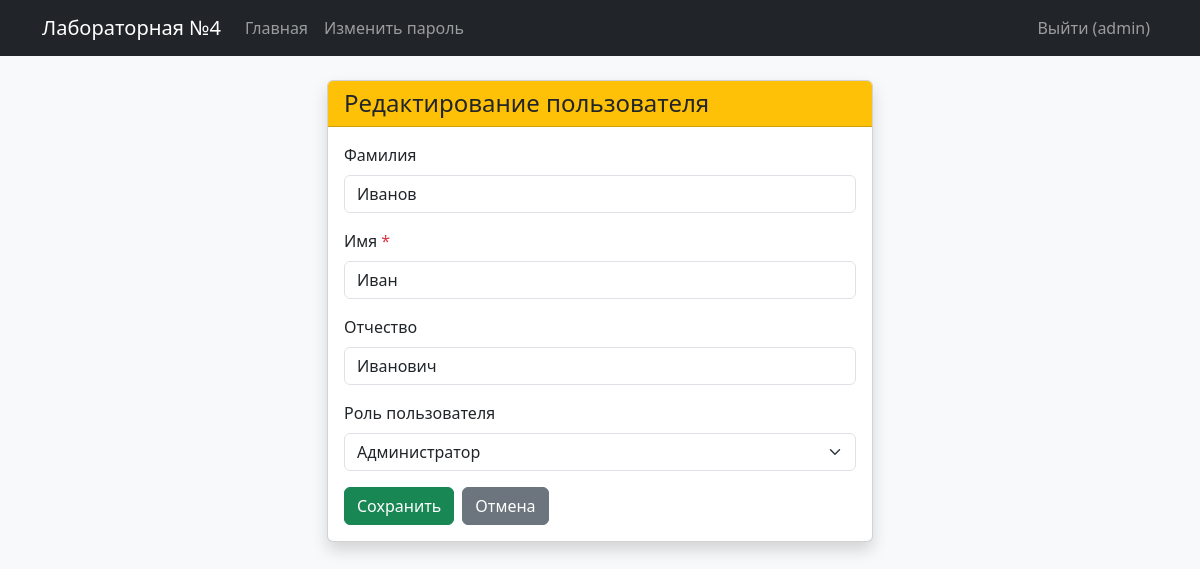
Screenshot of /users/1/edit (signed in) with the database file from the repository.
### tables this page shows
CREATE TABLE users (
    id INTEGER PRIMARY KEY AUTOINCREMENT,
    login TEXT NOT NULL UNIQUE,
    password_hash TEXT NOT NULL,
    last_name TEXT,
    first_name TEXT NOT NULL,
    middle_name TEXT,
    role_id INTEGER,
    created_at TIMESTAMP DEFAULT CURRENT_TIMESTAMP,
    FOREIGN KEY (role_id) REFERENCES roles(id) ON DELETE SET NULL
);

### app.py (the view, shortened to what this page needs)
@app.route('/users/<int:user_id>/edit', methods=['GET', 'POST'])
@login_required
def edit_user(user_id):
    conn = get_db_conn()
    user_row = conn.execute('SELECT * FROM users WHERE id = ?', (user_id,)).fetchone()
    roles = conn.execute('SELECT id, name FROM roles').fetchall()
    if not user_row:
        conn.close()
        flash('Пользователь не найден.', 'danger')
        return redirect(url_for('index'))
    errors = {}
    form_data = {
        'last_name': user_row['last_name'] or '',
        'first_name': user_row['first_name'] or '',
        'middle_name': user_row['middle_name'] or '',
        'role_id': str(user_row['role_id']) if user_row['role_id'] else ''
    }
    conn.close()
    return render_template('edit.html', roles=roles, errors=errors, form_data=form_data, user_id=user_id)

### app.py (called while the page is built)
def get_db_conn():
    conn = sqlite3.connect(app.config['DATABASE'])
    conn.row_factory = sqlite3.Row
    return conn

@login_manager.user_loader
def load_user(user_id):
    conn = get_db_conn()
    res = conn.execute('SELECT id, login, role_id FROM users WHERE id = ?', (user_id,)).fetchone()
    conn.close()
    if res:
        return User(res['id'], res['login'], res['role_id'])
    return None

### templates/edit.html
{% extends "base.html" %}
{% from "macros.html" import render_user_form %}
{% block content %}
<div class="row justify-content-center">
    <div class="col-md-6">
        <div class="card shadow">
            <div class="card-header bg-warning text-dark">
                <h4 class="mb-0">Редактирование пользователя</h4>
            </div>
            <div class="card-body">
                <form method="POST" action="{{ url_for('edit_user', user_id=user_id) }}">
                    {{ render_user_form(roles, errors, form_data, is_edit=True) }}
                </form>
            </div>
        </div>
    </div>
</div>
{% endblock %}

### templates/base.html (shortened to what this page needs)
<!DOCTYPE html>
<html lang="ru">
<head>
    <link href="https://cdn.jsdelivr.net/npm/bootstrap@5.3.0/dist/css/bootstrap.min.css" rel="stylesheet">
</head>
<body class="bg-light">
    <nav class="navbar navbar-expand-lg navbar-dark bg-dark mb-4">
        <div class="container">
            <a class="navbar-brand" href="{{ url_for('index') }}">Лабораторная №4</a>
            <div class="collapse navbar-collapse" id="navbarNav">
                <ul class="navbar-nav me-auto">
                    <li class="nav-item">
                        <a class="nav-link {{ 'active' if request.endpoint == 'index' }}"
                           href="{{ url_for('index') }}">Главная</a>
                    </li>
                    {% if current_user.is_authenticated %}
                    <li class="nav-item">
                        <a class="nav-link {{ 'active' if request.endpoint == 'change_password' }}"
                           href="{{ url_for('change_password') }}">Изменить пароль</a>
                    </li>
                    {% endif %}
                </ul>
                <ul class="navbar-nav">
                    {% if current_user.is_authenticated %}
                    <li class="nav-item">
                        <a class="nav-link" href="{{ url_for('logout') }}">Выйти ({{ current_user.login }})</a>
                    </li>
                    {% else %}
                    <li class="nav-item">
                        <a class="nav-link {{ 'active' if request.endpoint == 'login' }}"
                           href="{{ url_for('login') }}">Войти</a>
                    </li>
                    {% endif %}
                </ul>
            </div>
        </div>
    </nav>
    <div class="container">
        {% block content %}{% endblock %}
    </div>
</body>
</html>

### templates/macros.html (shortened to what this page needs)
{% macro render_user_form(roles, errors, form_data, is_edit=False) %}
    <div class="mb-3">
        <label class="form-label">Фамилия</label>
        <input type="text" name="last_name" class="form-control {{ 'is-invalid' if errors.get('last_name') }}"
               value="{{ form_data.get('last_name', '') }}">
    </div>
    <div class="mb-3">
        <label class="form-label">Имя <span class="text-danger">*</span></label>
        <input type="text" name="first_name" class="form-control {{ 'is-invalid' if errors.get('first_name') }}"
               value="{{ form_data.get('first_name', '') }}">
    </div>
    <div class="mb-3">
        <label class="form-label">Отчество</label>
        <input type="text" name="middle_name" class="form-control {{ 'is-invalid' if errors.get('middle_name') }}"
               value="{{ form_data.get('middle_name', '') }}">
    </div>
    <div class="mb-3">
        <label class="form-label">Роль пользователя</label>
        <select name="role_id" class="form-select {{ 'is-invalid' if errors.get('role_id') }}">
            {% for role in roles %}
            <option value="{{ role.id }}" {{ 'selected' if form_data.get('role_id')|string == role.id|string }}>
                {{ role.name }}
            </option>
            {% endfor %}
        </select>
    </div>
    <div class="d-flex gap-2">
        <button type="submit" class="btn btn-success">Сохранить</button>
        <a href="{{ url_for('index') }}" class="btn btn-secondary">Отмена</a>
    </div>
{% endmacro %}

### rows the page displays
users: login "admin", last_name "Иванов", first_name "Иван", middle_name "Иванович"

### other values shown
form field role_id "Администратор"
